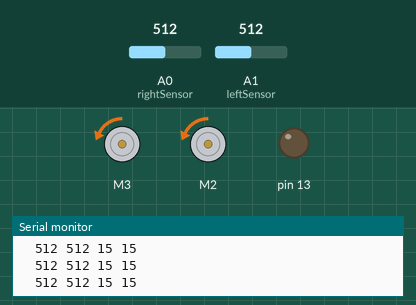
A sketch run on a simulated Arduino Uno, built with avr-gcc and run on an emulated ATmega328P. Shown: 2 × DC motor (green arrow = forward, orange = backward, longer = faster), output pins drawn as LEDs (lit = HIGH), the last lines printed to the serial monitor. The inputs (shaded band) are chosen by the test bench; at power-on: A0 (rightSensor) = 512, A1 (leftSensor) = 512.

Above: at 3.2 s.
3.3 s: A0 (rightSensor) set to 290
At 3.9 s:
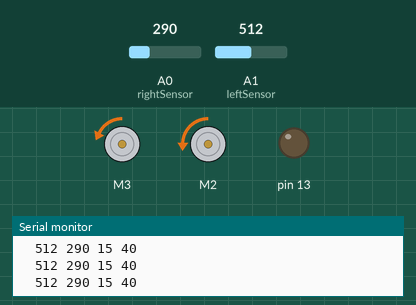
4.8 s: A1 (leftSensor) set to 290
At 5.2 s:
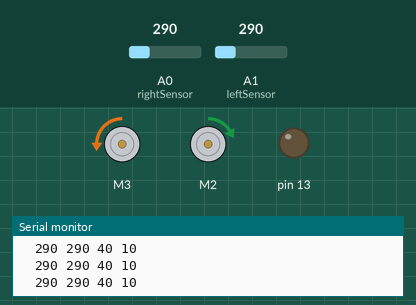
6.3 s: A0 (rightSensor) set to 981
At 7.0 s:
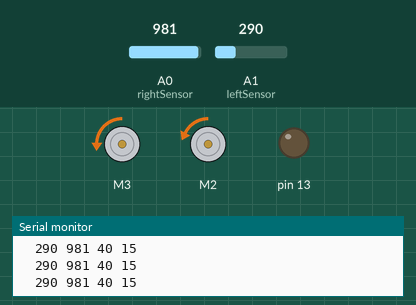
7.8 s: A0 (rightSensor) set to 1017
10.8 s: A1 (leftSensor) set to 306
At 12.0 s:
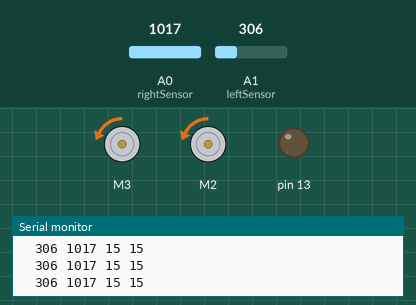
12.3 s: A1 (leftSensor) set to 122
At 13.3 s:
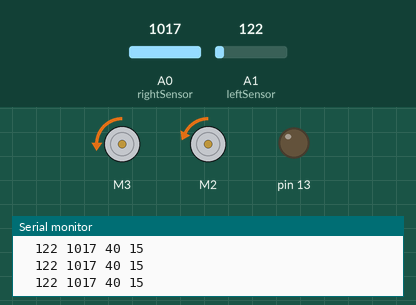
Timing chart, 0 to 14.8 s (numbered marks = the images above; inputs shaded):
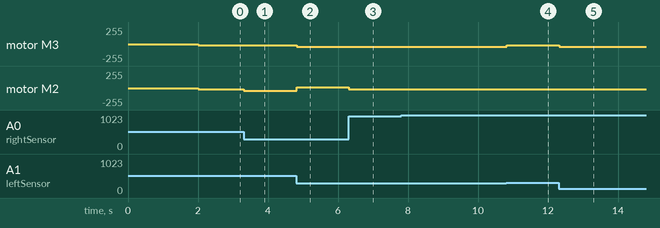

Measured:
- after the input at 3.3 s, motor M2: backward 15/255 → backward 40/255 at once
- after the input at 4.8 s, motor M3: backward 15/255 → backward 40/255 at once; motor M2: backward 40/255 → forward 10/255 at once
- after the input at 6.3 s, motor M2: forward 10/255 → backward 15/255 at once
- after the input at 10.8 s, motor M3: backward 40/255 → backward 15/255 at once
- after the input at 12.3 s, motor M3: backward 15/255 → backward 40/255 at once

The sketch:

sketch_oct01a.ino
```cpp
//Include requisite libraries
#include <Wire.h>
#include <Adafruit_MotorShield.h>
#include "utility/Adafruit_MS_PWMServoDriver.h"

//Create motor and motor shield objects
Adafruit_MotorShield AFMS = Adafruit_MotorShield();
Adafruit_DCMotor *leftMotor = AFMS.getMotor(3);
Adafruit_DCMotor *rightMotor = AFMS.getMotor(2);

//The point at which the sensor knows it is LEAVING the line
int leftSensorThreshold = 300;
int rightSensorThreshold = 300;

//The point at which the sensor knows it HAS LEFT the line
int leftSensorLow = 50;
int rightSensorLow = 50;

//Default speed for both motors
#define motorSpeed 15

//Amount to change motor speed by when turning
#define motorDelta 25

//State of the vehicle relative to the line
int state = 0;

//Define port numbers for IR sensors
#define leftSensor A1
#define rightSensor A0

int speedRight = 0;
int speedLeft = 0;

char mess[20] = "";


void setup() {
  //Open Serial Port
  Serial.begin(9600);
  //Wait to start
  delay(2000);

  //Initialize motor controller and motors
  AFMS.begin();
  leftMotor->setSpeed(motorSpeed);
  rightMotor->setSpeed(motorSpeed);

  //Enable debugging LED
  pinMode(13, OUTPUT);
}

void loop() {

  /*
   * Cases:
   * On the line: 0
   * Veering left : 1
   * Off to the left: 2
   * Veering right: 3
   * Off to the right: 4
   * Error: 5
   */

  digitalWrite(13, LOW);

  //Read IR sensors

  int l = analogRead(leftSensor);
  int r = analogRead(rightSensor);
//  sprintf(mess, "%d %d %d %d, l, r, speedL/eft, speedRight);
//  Serial.print(state);
//  Serial.print(" ");
//  Serial.print(l);
//  Serial.print(" ");
//  Serial.println(r);

  //On line
  if (l > leftSensorThreshold && r > rightSensorThreshold) {
    speedRight = motorSpeed;
    speedLeft = motorSpeed;
//    Serial.pri/nt(0);
  }

  //Veering left
  else if ((l < leftSensorThreshold && l > leftSensorLow) && r > rightSensorThreshold) {
    speedRight = motorSpeed;
    speedLeft = motorSpeed + motorDelta;
//    Serial.print(1);/
  }

  //Off left
  else if (l < leftSensorThreshold && r > rightSensorLow) {
    speedRight = motorSpeed-motorDelta;
    speedLeft = motorSpeed+motorDelta;
//    Serial.pr/int(2);
  }

  //Veering right
  else if (l > leftSensorThreshold && r > rightSensorLow && r < rightSensorThreshold) {
    speedRight = motorSpeed+motorDelta;
    speedLeft = motorSpeed;
//    Serial.prin/t(3);
  }

  //Off right
  else if (r < rightSensorThreshold && l > leftSensorLow ) {
    speedRight = motorSpeed+motorDelta;
    speedLeft = motorSpeed-motorDelta;
//    Serial.print(4/);
  }

  //Whoops!
  else {
    digitalWrite(13, HIGH);
    speedRight = 0;
    speedLeft = 0;
//    Serial.print(/5);
  }

  leftMotor->setSpeed(speedLeft > 0 ? speedLeft: -speedLeft);
  rightMotor->setSpeed(speedRight > 0 ? speedRight: -speedRight);
  leftMotor->run(speedLeft > 0 ? BACKWARD : FORWARD);
  rightMotor->run(speedRight > 0 ? BACKWARD : FORWARD);
  sprintf(mess, "  %d %d %d %d", l, r, speedLeft > 0 ? speedLeft: -speedLeft, speedRight > 0 ? speedRight: -speedRight);
  Serial.println(mess);
}
```
